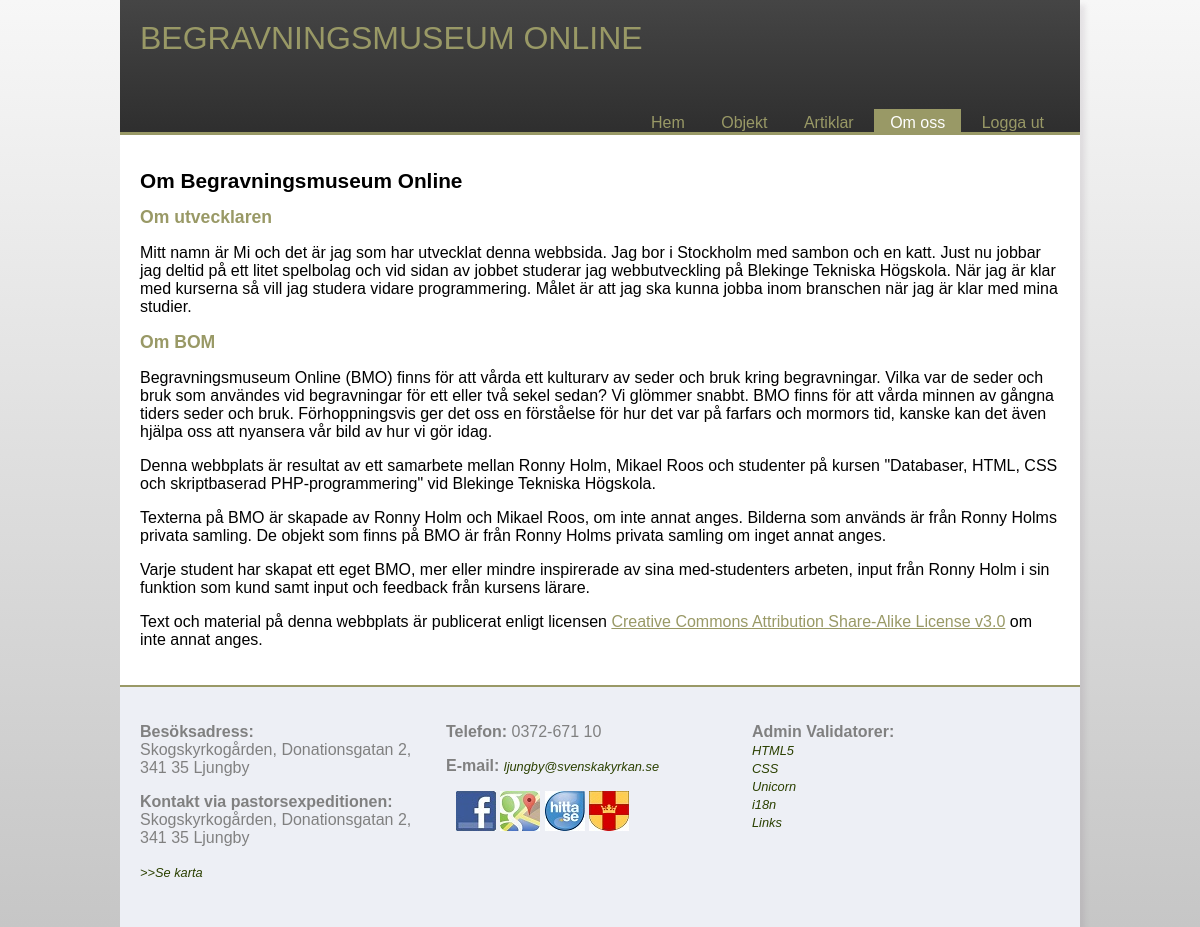
Screenshot of /om.php (signed in) with the database file from the repository.
### tables this page shows
CREATE TABLE "Article" ("id" INTEGER PRIMARY KEY  AUTOINCREMENT  NOT NULL  UNIQUE , "category" TEXT, "title" TEXT, "content" TEXT, "author" TEXT, "pubdate" DATETIME NOT NULL  DEFAULT CURRENT_DATE);

### om.php (the view, shortened to what this page needs)
<?php
	$pageTitle = "Om Begravningsmuseum Online";
	include("incl/header.php");
?>
<?php
$dbPath = dirname(__FILE__) . "/incl/artiklar/data/bmo.sqlite";
$db = new PDO("sqlite:$dbPath");
$db->setAttribute(PDO::ATTR_ERRMODE, PDO::ERRMODE_WARNING);
$stmt = $db->prepare('SELECT * FROM Article WHERE category="about";');
$stmt->execute();
$res = $stmt->fetchAll(PDO::FETCH_ASSOC);
?>
		<div id="content">
			<h1>
				<?php
					echo $pageTitle;
				?>
			</h1>
			<?php foreach($res as $about): ?>
			<article>
	            <h2><?php echo $about['title']; ?></h2>
	            <?php echo $about['content']; ?>
	        </article>
            <?php endforeach; ?>
		</div>
	<?php
		include("incl/footer.php");
	?>

### style/stylesheet.css (style rules this page uses)
html { overflow-y: scroll; background: -webkit-linear-gradient(#F7F7F7, #C6C6C6); background: -o-linear-gradient(#F7F7F7, #C6C6C6); background: -moz-linear-gradient(#F7F7F7, #C6C6C6); background: linear-gradient(#F7F7F7, #C6C6C6); min-height:100%; }
body { font-family: Tahoma, Geneva, sans-serif; width: 960px; margin:0 auto; -webkit-box-shadow: 5px 5px 5px 0px rgba(117,105,117,0.14); -moz-box-shadow: 5px 5px 5px 0px rgba(117,105,117,0.14); }
div#content { padding: 20px; background-color: white; overflow:auto; }
h1 { font-size: 1.3em; }
h2 { font-size: 1.1em; color: #999966; }
a, a.visited { color: #999966; }

### rows the page displays
article: title "Om utvecklaren", content "Mitt namn är Mi och det är jag som har utvecklat denna webbsida. Jag bor i Stockholm med sambon och en katt. Just nu jobbar jag deltid på ett litet spelbolag och vid sidan av jobbet studerar jag webbutveckling på Blekinge Tekniska Högskola. När jag är klar med kurserna så vill jag studera vidare programmering. Målet är att jag ska kunna jobba inom branschen när jag är klar med mina studier."
article: title "Om BOM", content "Begravningsmuseum Online (BMO) finns för att vårda ett kulturarv av seder och bruk kring begravningar. Vilka var de seder och bruk som användes vid begravningar för ett eller två sekel sedan? Vi glömmer snabbt. BMO finns för att vårda minnen av gångna tiders seder och bruk. Förhoppningsvis ger det oss en förståelse för hur det var på farfars och mormors tid, kanske kan det även hjälpa oss att nyansera vår bild av hur vi gör idag. Denna webbplats är resultat av ett samarbete mellan Ronny Holm, Mikael Roos och studenter på kursen \"Databaser, HTML, CSS och skriptbaserad PHP-programmering\" vid Blekinge Tekniska Högskola. Texterna på BMO är skapade av Ronny Holm och Mikael Roos, om inte annat…"

### other values shown
$val[label] "Logga ut"
$pageTitle "Om Begravningsmuseum Online"
